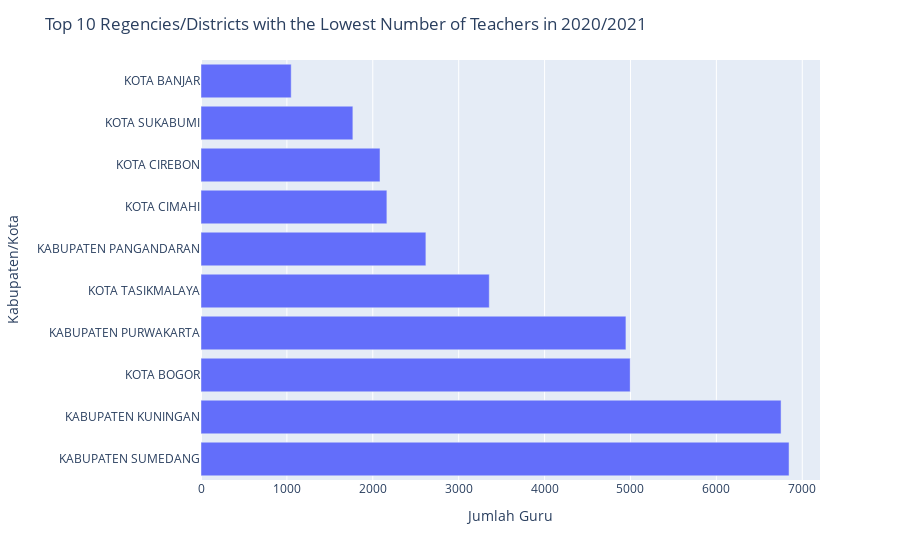

This figure's notebook cell:
### Code cell
df_filtered = final_high_school_df[final_high_school_df['tahun_ajaran'] == '2020/2021']

lowest_teacher_sum = df_filtered.groupby('nama_kabupaten_kota')['jumlah_guru'].sum().sort_values()
lowest_teacher_top10 = lowest_teacher_sum.head(10)

fig = px.bar(
    lowest_teacher_top10,
    x=lowest_teacher_top10.values, 
    y=lowest_teacher_top10.index, 
    orientation='h', 
    labels={'x': 'Jumlah Guru', 'y': 'Kabupaten/Kota'},
    category_orders={'nama_kabupaten_kota': lowest_teacher_top10.index.tolist()}
)

fig.update_layout(
    yaxis_title="Kabupaten/Kota",
    title='Top 10 Regencies/Districts with the Lowest Number of Teachers in 2020/2021'
)

fig.show()

### Figure 1 — Plotly figure (JSON) as saved in the notebook; plotly's stock layout.template omitted (floating-point values rounded to 4 significant figures)
{"data": [{"alignmentgroup": "True", "hovertemplate": "Jumlah Guru=%{x}<br>nama_kabupaten_kota=%{y}<extra></extra>", "legendgroup": "", "marker": {"color": "#636efa", "pattern": {"shape": ""}}, "name": "", "offsetgroup": "", "orientation": "h", "showlegend": false, "textposition": "auto", "type": "bar", "x": [1050, 1768, 2084, 2164, 2618, 3356, 4947, 4997, 6753, 6846], "xaxis": "x", "y": ["KOTA BANJAR", "KOTA SUKABUMI", "KOTA CIREBON", "KOTA CIMAHI", "KABUPATEN PANGANDARAN", "KOTA TASIKMALAYA", "KABUPATEN PURWAKARTA", "KOTA BOGOR", "KABUPATEN KUNINGAN", "KABUPATEN SUMEDANG"], "yaxis": "y"}], "layout": {"barmode": "relative", "legend": {"tracegroupgap": 0}, "margin": {"t": 60}, "title": {"text": "Top 10 Regencies/Districts with the Lowest Number of Teachers in 2020/2021"}, "xaxis": {"anchor": "y", "domain": [0, 1], "title": {"text": "Jumlah Guru"}}, "yaxis": {"anchor": "x", "categoryarray": ["KABUPATEN SUMEDANG", "KABUPATEN KUNINGAN", "KOTA BOGOR", "KABUPATEN PURWAKARTA", "KOTA TASIKMALAYA", "KABUPATEN PANGANDARAN", "KOTA CIMAHI", "KOTA CIREBON", "KOTA SUKABUMI", "KOTA BANJAR"], "categoryorder": "array", "domain": [0, 1], "title": {"text": "Kabupaten/Kota"}}}}
